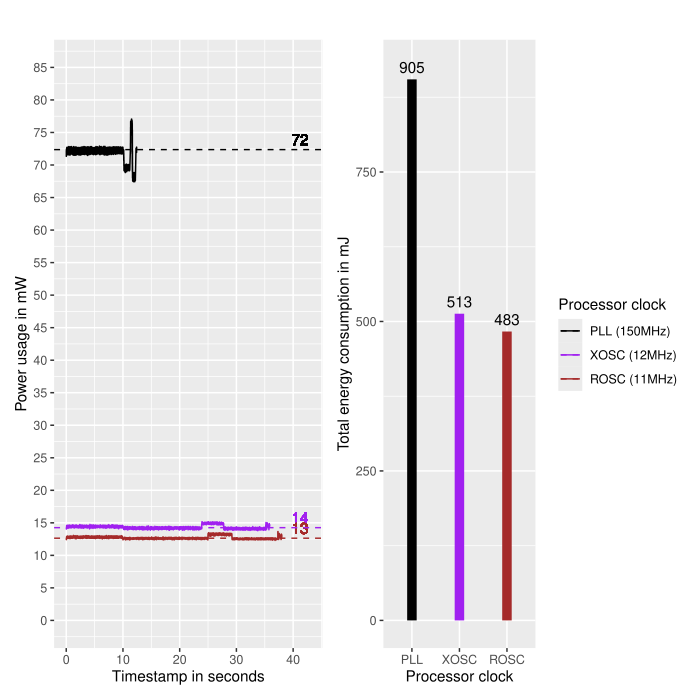

This chart was generated by the following R code:
library("ggplot2")
library("dplyr")
library(rlang)
library(patchwork)

pll_freq <- 150000000
xosc_freq <- 12000000
rosc_freq <- 10887000
lposc_freq <- 20000
name <- "baseline_w_ref_7-7ohms"
df <- read.csv(paste(name, ".csv", sep=""))

# power
df_by_legend_group <- df %>%
  mutate(
    legend_group = case_when(
      expe_num %in% c(0:5)   ~ "PLL (150MHz)",
      expe_num %in% c(6:11)   ~ "XOSC (12MHz)",
      expe_num %in% c(12:17)   ~ "ROSC (11MHz)",
      expe_num %in% c(18:23)   ~ "LPOSC"
    )
  ) %>%
	mutate(legend_group = factor(legend_group, levels = c("PLL (150MHz)", "XOSC (12MHz)", "ROSC (11MHz)")))

df_by_legend_group <- df_by_legend_group %>%
	group_by(legend_group) %>%
	mutate(power_median = median(power_sample, na.rm = TRUE)) %>%
	ungroup()
	
p1 <- ggplot(df_by_legend_group, aes(x = current_timestamp, y = power_sample, color=legend_group, group=legend_group)) +
	geom_line(na.rm = TRUE) +
	geom_text(aes(x=43, y = power_median, label = round(power_median)), hjust = 1.1, vjust=-0.4, show.legend = FALSE) +
	scale_y_continuous(limits=c(0, 85), n.breaks=15) +
	geom_hline(aes(yintercept = power_median, color = legend_group, group = legend_group), linetype = "dashed") +
	labs(title = "", x = "Timestamp in seconds", y = "Power usage in mW") + 
  scale_color_manual(
		name = "Processor clock",
    values = c(
      "PLL (150MHz)"   = "black",
      "XOSC (12MHz)"  = "purple",
      "ROSC (11MHz)"  = "brown",
      "LPOSC" = "dark green"
    )
  )

energy_consumption <- df %>%
  filter(expe_num %in% c(5, 11, 17), !is.na(energy_sample)) %>%
  group_by(expe_num) %>%
  slice_tail(n = 1) %>%
  mutate(expe_name = recode(expe_num,
	 `5`  = "PLL",
	 `11` = "XOSC",
	 `17` = "ROSC")) %>%
	mutate(expe_name = factor(expe_name, levels = c("PLL", "XOSC", "ROSC"))) %>%
  ungroup()

# energy
p2 <- ggplot(energy_consumption, aes(x = expe_name, y = energy_sample, fill=expe_name)) +
  geom_bar(stat = "identity", width = 0.2) +
	geom_text(aes(label = round(energy_sample), y = energy_sample + 20)) +
  labs(x = "Processor clock",
	  y = "Total energy consumption in mJ",
	  title = ""
  ) +
  scale_fill_manual(name = "Processor clock",
    values = c(
      "PLL" = "black",
      "XOSC" = "purple",
      "ROSC" = "brown"
    )
  ) +
	theme(aspect.ratio = 4/1, legend.position = "none")

ggsave("baseline.pdf", plot=p1 + p2 + plot_layout(guides = 'collect'))

#df %>%
#	group_by(legend_group) %>%
#	summarise(median = median(power_sample, na.rm = TRUE))
